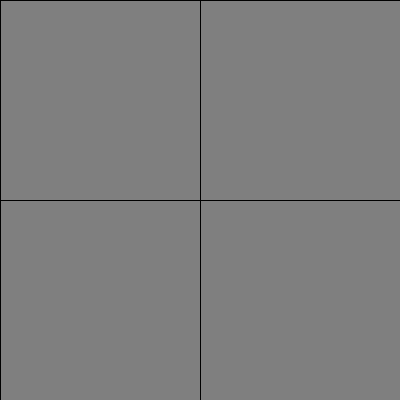
Frame 1 (no input)
Frame 60 (the mouse pressed at the canvas centre just before this capture): identical to frame 1, image omitted
Frame 120 (the mouse held since frame 60 and released just before this capture): identical to frame 1, image omitted

The Processing sketch that drew this single still picture (run headless with seeded random() and noise(); from frame 60 on, the mouse is pressed at the canvas centre):

// Processing sketch: Buttons
// ── Buttons.pde
// Jacob Schwartz 10/16/18
// Making buttons - from the Arrays assignment

Button btn1;
Button btn2;
Button btn3;
Button btn4;


void setup() {
  size(400,400);
  btn1 = new Button(0,0,width/2,height/2);
  btn2 = new Button(0,height/2,width/2,height/2);
  btn3 = new Button(width/2,0,width/2,height/2);
  btn4 = new Button(width/2,height/2,width/2,height/2);
}

void draw(){
background(255);
btn1.display(255,0,0);
btn2.display(0,0,255);
btn3.display(255,255,0);
btn4.display(0,255,0);
}

// ── Button.pde
class Button {
  // Member variables
  float x, y, w, h;
  // Is the button on or off?
  boolean on;

  // Constructor
  // Constructor initializes all variables
  Button(float tempX, float tempY, float tempW, float tempH) {    
    x  = tempX;   
    y  = tempY;   
    w  = tempW;   
    h  = tempH;   
    on = false;  // Button always starts as off
     }

  // Display method
  void display(float r, float g, float b) {
    stroke(0);
    if (mouseX>x && mouseX<x+w && mouseY>y && mouseY<y+h && mousePressed) {
      fill(r,g,b);
               } 
         else {
      fill(127);
    }
    rect(x, y, w, h);
  }
}
